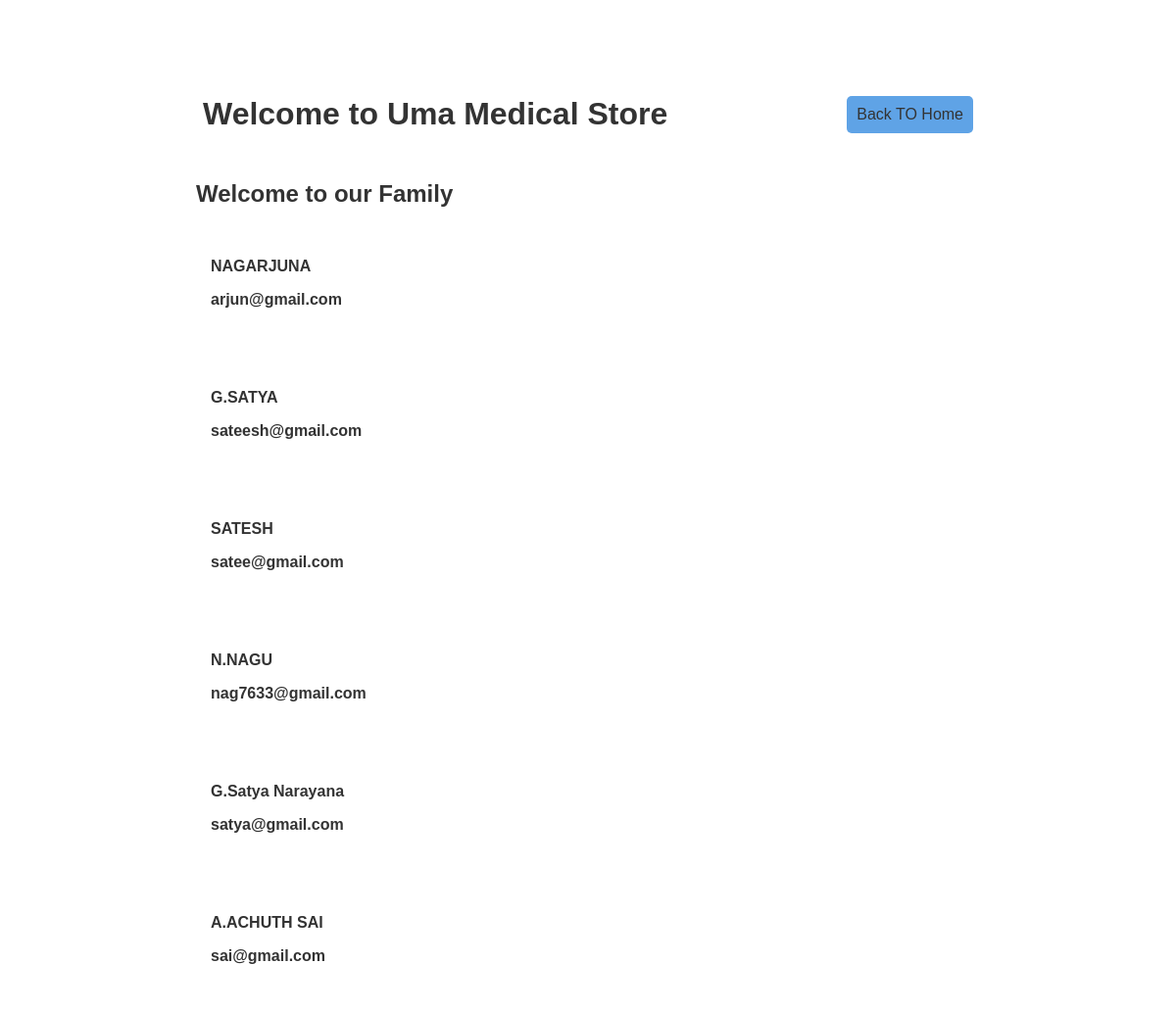
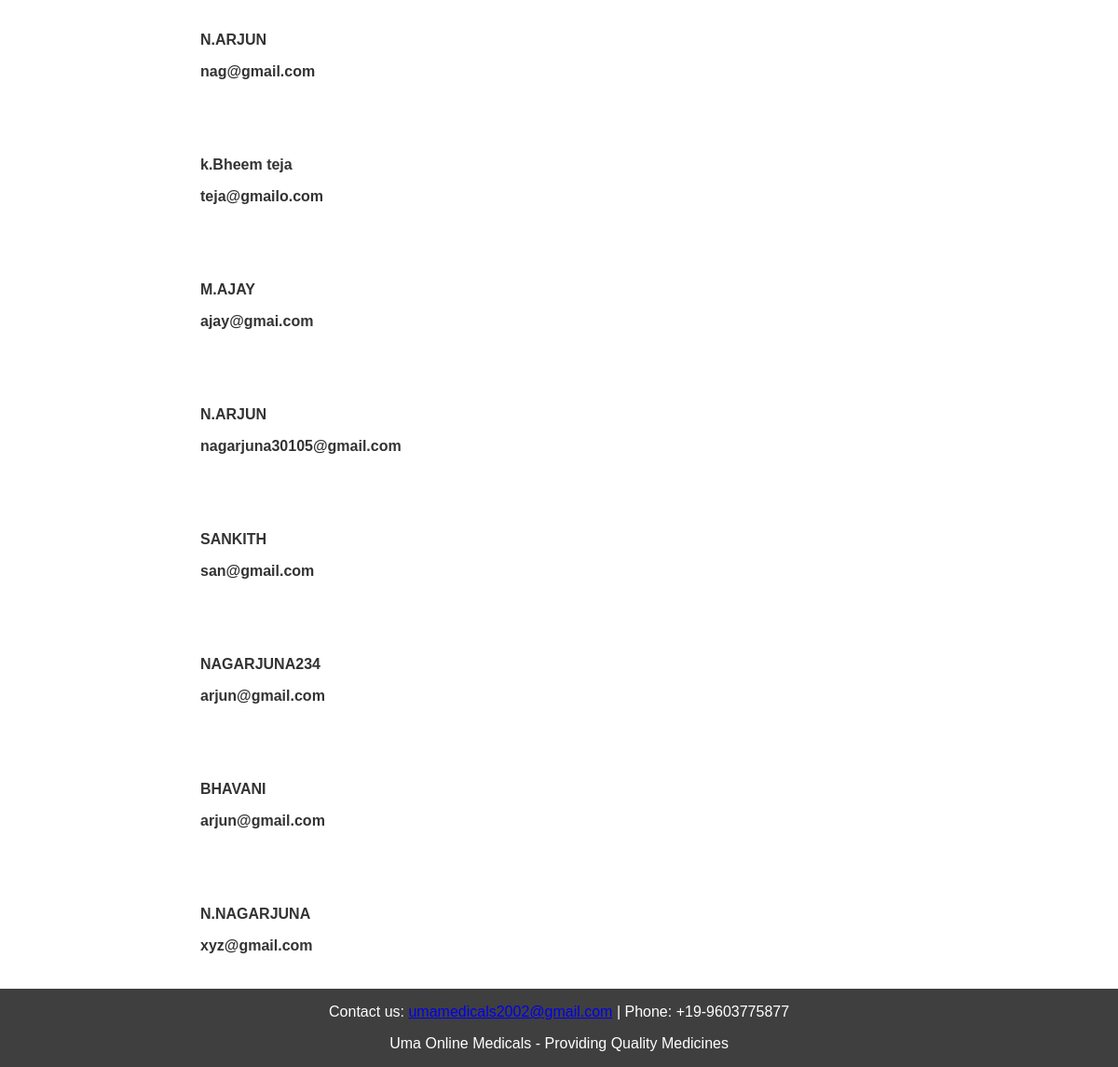
/users/, run on the app's committed database (2 pictures, top to bottom).
### home/models.py (models this page shows, shortened)
class Regis(models.Model):
    fullname = models.CharField(max_length=250)
    email = models.EmailField(max_length=250)
    password = models.CharField(max_length=250)
    phonenumber = models.CharField(max_length=250)

### home/views.py (the view)
# urls.py: path('users/',pro),
def pro(request):
    data=Regis.objects.all()
    items ={
        'data':data
    }
    return render(request,'users.html',context=items)

### templates/users.html (shortened to what this page needs)
<!DOCTYPE html>
<html lang="en">
<head>
</head>
<body>
    <div class="container">
        <header>
            <h1>Welcome to Uma Medical Store</h1>
            <a href="http://127.0.0.1:8000/" style="text-decoration: none; color: #333; padding: 10px; background-color: #5fa3e6; border-radius: 5px;">Back TO Home</a>
        </header>
        <h2>Welcome to our Family</h2>
        <ol class="medicine-list">
            {% for i in data %}
            <li class="medicine-item">
                <div>
                    <p><strong>{{ i.fullname }}</strong></p>
                    <p><strong>{{ i.email }}</strong></p>
                </div>
            </li>
            {% endfor %}
        </ol>
    </div>
    <footer>
        <p>Contact us: <a href="mailto:umamedicals2002@gmail.com">umamedicals2002@gmail.com</a> | Phone: +19-9603775877</p>
        <p>Uma Online Medicals - Providing Quality Medicines</p>
    </footer>
</body>
</html>

### templates/users.html (style rules this page uses)
body { font-family: 'Arial', sans-serif; margin: 0; padding: 0; background-image: url('https://img.freepik.com/premium-photo/medical-abstract-medical-online-consultation-communication-health-global-network-medicine-technology_437781-1104.jpg'); background-size: cover; background-position: center; color: #fff; }
.container { max-width: 800px; margin: 50px auto; padding: 20px; border-radius: 20px; background-color: rgba(255, 255, 255, 0.8); }
header { display: flex; justify-content: space-between; align-items: center; padding: 7px; }
h1, h2 { color: #333; }
.medicine-list { list-style-type: none; padding: 0; margin: 20px 0; }
.medicine-item { background-color: rgba(255, 255, 255, 0.9); border-radius: 5px; padding: 15px; color: #333; margin-bottom: 20px; }
footer { text-align: center; padding: 0.1px; background-color: rgba(16, 16, 16, 0.8); position: fixed; width: 100%; bottom: 0; }

### data on the page
Regis: fullname "NAGARJUNA", email "arjun@gmail.com"
Regis: fullname "G.SATYA", email "sateesh@gmail.com"
Regis: fullname "SATESH", email "satee@gmail.com"
Regis: fullname "N.NAGU", email "nag7633@gmail.com"
Regis: fullname "G.Satya Narayana", email "satya@gmail.com"
Regis: fullname "A.ACHUTH SAI", email "sai@gmail.com"
Regis: fullname "N.ARJUN", email "nag@gmail.com"
Regis: fullname "k.Bheem teja", email "teja@gmailo.com"
Regis: fullname "M.AJAY", email "ajay@gmai.com"
Regis: fullname "N.ARJUN", email "nagarjuna30105@gmail.com"
Regis: fullname "SANKITH", email "san@gmail.com"
Regis: fullname "NAGARJUNA234", email "arjun@gmail.com"
Regis: fullname "BHAVANI", email "arjun@gmail.com"
Regis: fullname "N.NAGARJUNA", email "xyz@gmail.com"
